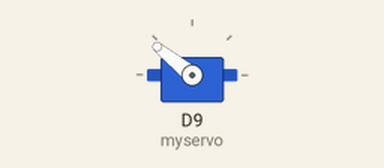
Recording of a sketch running on a simulated Arduino Due. Shown: servo.

Above: at 0.05 s.
Timing chart, 0 to 4.6 s (numbered marks = the images above):
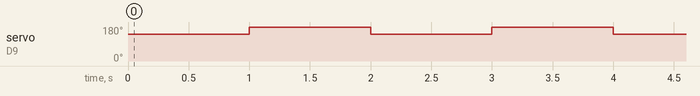

The sketch:

out_sketch.ino
```cpp
#include <Servo.h>

Servo myservo;

void setup()
{
  myservo.attach(9);

}

void loop() {
  myservo.writeMicroseconds(2000);
  delay(1*1000);
  myservo.writeMicroseconds(2500);
  delay(1*1000);
} 
```

Measured:
- by itself, servo on D9 (myservo): alternates 180° for 1.0 s and 141° for 1.0 s
